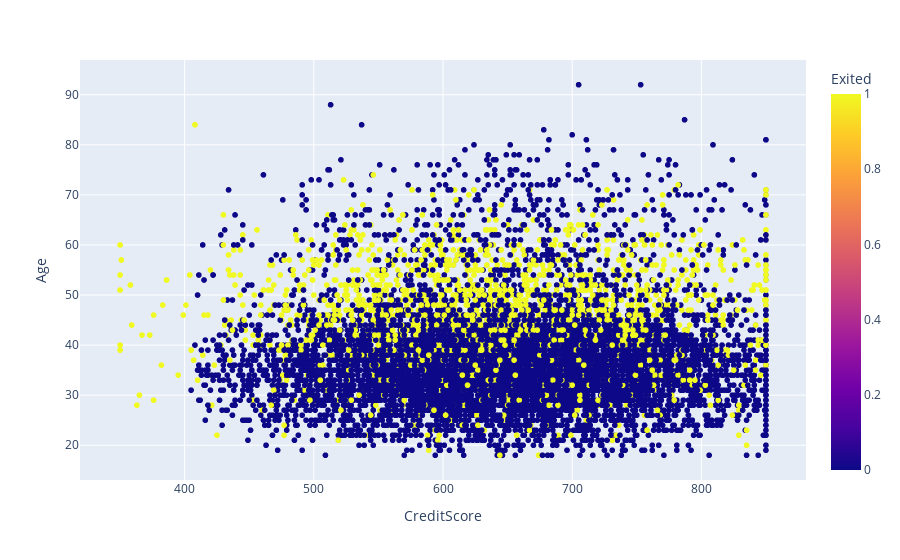

The notebook cell saved with this chart:
### Code cell
px.scatter(df, x = "CreditScore", y = "Age", color = "Exited")

### Figure 1 — Plotly figure (JSON) as saved in the notebook; plotly's stock layout.template omitted (floating-point values rounded to 4 significant figures; data arrays with more than 128 entries replaced by an {"elided": "..."} marker saying what was removed)
{"data": [{"hovertemplate": "CreditScore=%{x}<br>Age=%{y}<br>Exited=%{marker.color}<extra></extra>", "legendgroup": "", "marker": {"color": {"elided": "10000 int values"}, "coloraxis": "coloraxis", "symbol": "circle"}, "mode": "markers", "name": "", "showlegend": false, "type": "scattergl", "x": {"elided": "10000 int values"}, "xaxis": "x", "y": {"elided": "10000 int values"}, "yaxis": "y"}], "layout": {"coloraxis": {"colorbar": {"title": {"text": "Exited"}}, "colorscale": [[0, "#0d0887"], [0.1111, "#46039f"], [0.2222, "#7201a8"], [0.3333, "#9c179e"], [0.4444, "#bd3786"], [0.5556, "#d8576b"], [0.6667, "#ed7953"], [0.7778, "#fb9f3a"], [0.8889, "#fdca26"], [1, "#f0f921"]]}, "legend": {"tracegroupgap": 0}, "margin": {"t": 60}, "xaxis": {"anchor": "y", "domain": [0, 1], "title": {"text": "CreditScore"}}, "yaxis": {"anchor": "x", "domain": [0, 1], "title": {"text": "Age"}}}}
